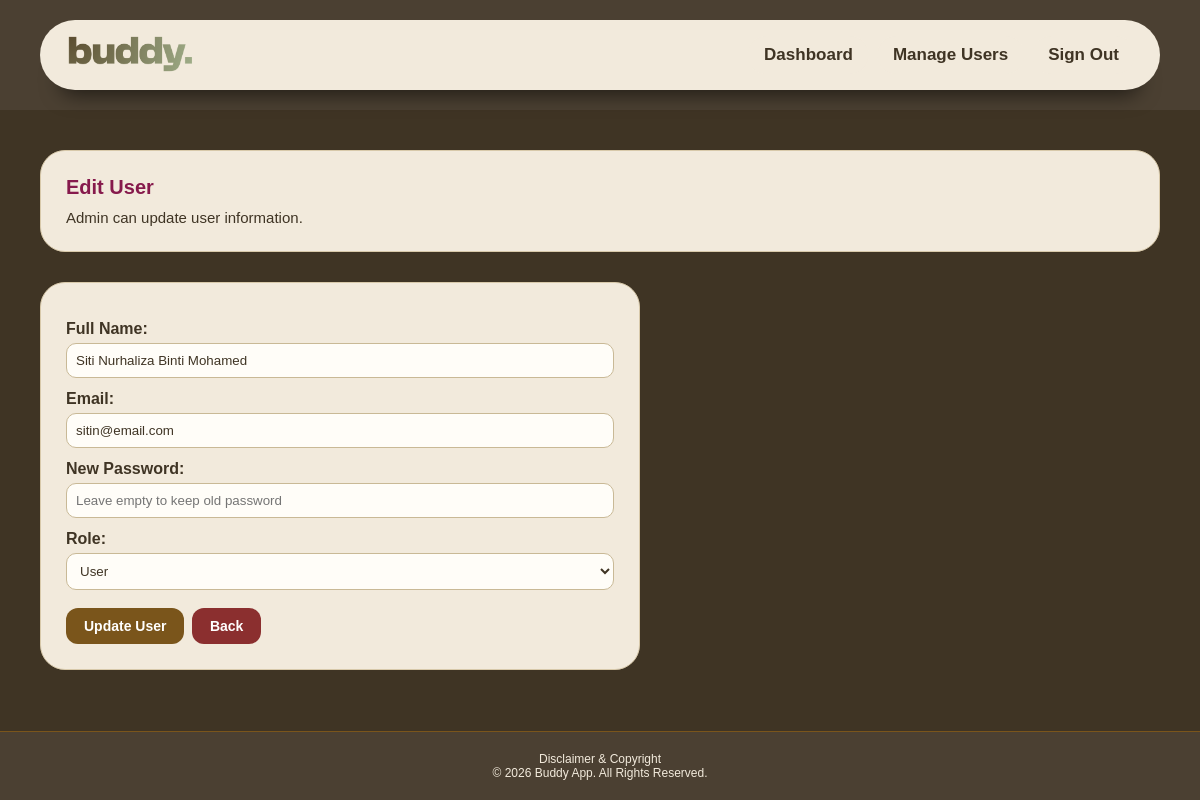
Page /admin/user_edit.php?id=1002 (signed in) on the committed database.
### tables this page shows
CREATE TABLE `users` (
  `user_id` int(11) NOT NULL,
  `full_name` varchar(100) NOT NULL,
  `email` varchar(100) NOT NULL,
  `password` varchar(255) NOT NULL,
  `role` enum('admin','user') NOT NULL DEFAULT 'user'
);

### admin/user_edit.php (the view, shortened to what this page needs)
<?php
include "../database/dbconn.php";
$user_id = $_GET['id'];
$sql = "SELECT * FROM users WHERE user_id = ?";
$stmt = mysqli_prepare($conn, $sql);
mysqli_stmt_bind_param($stmt, "i", $user_id);
mysqli_stmt_execute($stmt);
$result = mysqli_stmt_get_result($stmt);
$user = mysqli_fetch_assoc($result);
?>
<!DOCTYPE html>
<html lang="en">
<head>
    <link rel="stylesheet" href="../assets/css/style.css?v=11">
</head>
<body class="dashboard-body">
    <?php include "../header.php"; ?>
    <main class="dashboard-main">
        <section class="welcome-box">
            <h1>Edit User</h1>
            <p>Admin can update user information.</p>
        </section>
        <section class="form-section">
            <?php if ($user): ?>
                <form action="user_edit.php?id=<?php echo $user_id; ?>" method="post" class="admin-form">
                    <label>Full Name:</label>
                    <input type="text" name="full_name" value="<?php echo htmlspecialchars($user['full_name']); ?>" required>
                    <label>Email:</label>
                    <input type="email" name="email" value="<?php echo htmlspecialchars($user['email']); ?>" required>
                    <label>New Password:</label>
                    <input type="text" name="password" placeholder="Leave empty to keep old password">
                    <label>Role:</label>
                    <select name="role" required>
                        <option value="user" <?php if ($user['role'] == 'user') echo 'selected'; ?>>User</option>
                    </select>
                    <button type="submit" name="update_user">Update User</button>
                    <a class="back-btn" href="user_list.php">Back</a>
                </form>
            <?php else: ?>
                <p>User not found.</p>
                <a class="back-btn" href="user_list.php">Back</a>
            <?php endif; ?>
        </section>
    </main>
    <?php include "../footer.php"; ?>
</html>

### assets/css/style.css (style rules this page uses)
* { margin: 0; padding: 0; box-sizing: border-box; font-family: Arial, Helvetica, sans-serif; }
html, body { height: 100%; scrollbar-width: none; -ms-overflow-style: none; }
body { min-height: 100vh; background-color: #3f3424; }
.dashboard-body { background-color: #3f3424; min-height: 100vh; display: flex; flex-direction: column; }
.dashboard-main { padding: 40px; flex: 1; }
.welcome-box { background-color: #f2eadc; padding: 25px; border-radius: 25px; margin-bottom: 30px; color: #3f3424; border: 1px solid #d8c9aa; }
.welcome-box h1 { font-size: 20px; color: #861a4c; }
.welcome-box p { font-size: 15px; margin-top: 10px; }
.back-btn { display: inline-block; text-decoration: none; background-color: #8b2f2f; color: #ffffff; padding: 10px 18px; border-radius: 12px; font-weight: bold; margin-left: 3px; font-size: 14px; }
.form-section { background-color: #f2eadc; padding: 25px; border-radius: 25px; color: #3f3424; max-width: 600px; border: 1px solid #d8c9aa; }
.admin-form label { display: block; font-weight: bold; margin-top: 12px; }
.admin-form input, .admin-form select { width: 100%; padding: 9px; margin-top: 5px; border-radius: 10px; border: 1px solid #c9b996; background-color: #fffdf8; color: #3f3424; }
.admin-form button { margin-top: 18px; background-color: #7a551b; color: #ffffff; border: none; padding: 10px 18px; border-radius: 12px; font-weight: bold; font-size: 14px; cursor: pointer; }

### rows in the picture
users: full_name "Siti Nurhaliza Binti Mohamed", email "sitin@email.com", role "User"
